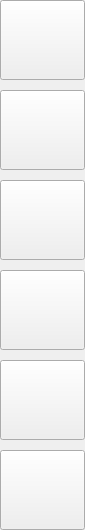
  <widget class="QWidget" name="leftBtnWidget" native="true">
   <property name="enabled">
    <bool>true</bool>
   </property>
   <property name="geometry">
    <rect>
     <x>5</x>
     <y>100</y>
     <width>85</width>
     <height>530</height>
    </rect>
   </property>
   <property name="layoutDirection">
    <enum>Qt::LeftToRight</enum>
   </property>
   <layout class="QVBoxLayout" name="leftBtnlayout">
    <property name="spacing">
     <number>10</number>
    </property>
    <property name="sizeConstraint">
     <enum>QLayout::SetDefaultConstraint</enum>
    </property>
    <property name="leftMargin">
     <number>0</number>
    </property>
    <property name="topMargin">
     <number>0</number>
    </property>
    <property name="rightMargin">
     <number>0</number>
    </property>
    <property name="bottomMargin">
     <number>0</number>
    </property>
    <item>
     <widget class="QPushButton" name="TaskBtn">
      <property name="minimumSize">
       <size>
        <width>85</width>
        <height>80</height>
       </size>
      </property>
      <property name="styleSheet">
       <string notr="true">QPushButton {border-image:url(:/icon/vm/dashboard/buttons/newButton/Left/btn_rw_n.png)}QPushButton:pressed {border-image:url(:/icon/vm/dashboard/buttons/newButton/Left/btn_rw_p.png)}QPushButton:checked {border-image:url(:/icon/vm/dashboard/buttons/newButton/Left/btn_rw_s.png)}</string>
      </property>
      <property name="text">
       <string/>
      </property>
      <property name="checkable">
       <bool>false</bool>
      </property>
     </widget>
    </item>
    <item>
     <widget class="QPushButton" name="AutoBtn">
      <property name="minimumSize">
       <size>
        <width>85</width>
        <height>80</height>
       </size>
      </property>
      <property name="styleSheet">
       <string notr="true">QPushButton {border-image:url(:/icon/vm/dashboard/buttons/newButton/Left/btn_zzjs_n.png)}QPushButton:pressed {border-image:url(:/icon/vm/dashboard/buttons/newButton/Left/btn_zzjs_p.png)}QPushButton:checked {border-image:url(:/icon/vm/dashboard/buttons/newButton/Left/btn_zzjs_s.png)}
</string>
      </property>
      <property name="text">
       <string/>
      </property>
      <property name="checkable">
       <bool>false</bool>
      </property>
      <property name="autoExclusive">
       <bool>false</bool>
      </property>
     </widget>
    </item>
    <item>
     <widget class="QPushButton" name="RemoteBtn">
      <property name="minimumSize">
       <size>
        <width>85</width>
        <height>80</height>
       </size>
      </property>
      <property name="styleSheet">
       <string notr="true">QPushButton {border-image:url(:/icon/vm/dashboard/buttons/newButton/Left/btn_ykjs_n.png)}QPushButton:pressed {border-image:url(:/icon/vm/dashboard/buttons/newButton/Left/btn_ykjs_p.png)}QPushButton:checked {border-image:url(:/icon/vm/dashboard/buttons/newButton/Left/btn_ykjs_s.png)}</string>
      </property>
      <property name="text">
       <string/>
      </property>
      <property name="checkable">
       <bool>false</bool>
      </property>
      <property name="autoExclusive">
       <bool>false</bool>
      </property>
     </widget>
    </item>
    <item>
     <widget class="QPushButton" name="DisableBtn">
      <property name="minimumSize">
       <size>
        <width>85</width>
        <height>80</height>
       </size>
      </property>
      <property name="styleSheet">
       <string notr="true">QPushButton {border-image:url(:/new/src/icon/vm/dashboard/SetWndBtns/btn_qsn_n.png)}QPushButton:pressed {border-image:url(:/new/src/icon/vm/dashboard/SetWndBtns/btn_qsn_p.png)}QPushButton:checked {border-image:url(:/new/src/icon/vm/dashboard/SetWndBtns/btn_qsn_s.png)}</string>
      </property>
      <property name="text">
       <string/>
      </property>
      <property name="checkable">
       <bool>false</bool>
      </property>
      <property name="autoExclusive">
       <bool>false</bool>
      </property>
     </widget>
    </item>
    <item>
     <widget class="QPushButton" name="RCSResetBtn">
      <property name="enabled">
       <bool>true</bool>
      </property>
      <property name="minimumSize">
       <size>
        <width>85</width>
        <height>80</height>
       </size>
      </property>
      <property name="styleSheet">
       <string notr="true">QPushButton {border-image:url(:/new/src/icon/vm/dashboard/SetWndBtns/btn_rcsfw_n.png)}QPushButton:pressed {border-image:url(:/new/src/icon/vm/dashboard/SetWndBtns/btn_rcsfw_p.png)}QPushButton:checked {border-image:url(:/new/src/icon/vm/dashboard/SetWndBtns/btn_rcsfw_s.png)}</string>
      </property>
      <property name="text">
       <string/>
      </property>
      <property name="checkable">
       <bool>false</bool>
      </property>
      <property name="autoExclusive">
       <bool>false</bool>
      </property>
     </widget>
    </item>
    <item>
     <widget class="QPushButton" name="MoreBtn">
      <property name="minimumSize">
       <size>
        <width>85</width>
        <height>80</height>
       </size>
      </property>
      <property name="styleSheet">
       <string notr="true">QPushButton {border-image:url(:/icon/vm/dashboard/buttons/newButton/Left/btn_gd_n.png)}QPushButton:pressed {border-image:url(:/icon/vm/dashboard/buttons/newButton/Left/btn_gd_p.png)}QPushButton:checked {border-image:url(:/icon/vm/dashboard/buttons/newButton/Pinhole/btn_fh_n.png)}</string>
      </property>
      <property name="text">
       <string/>
      </property>
      <property name="checkable">
       <bool>true</bool>
      </property>
      <property name="autoExclusive">
       <bool>false</bool>
      </property>
      <property name="autoDefault">
       <bool>false</bool>
      </property>
      <property name="default">
       <bool>false</bool>
      </property>
      <property name="flat">
       <bool>false</bool>
      </property>
     </widget>
    </item>
   </layout>
  </widget>
